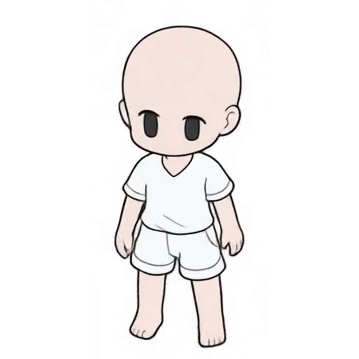
#> input picture art_source/characters_v5/male_base/front.png, 359 x 359 px
$ python -i mpuppet.py   (imports and definitions only)
#> lines starting #> are read from the running program, lines starting #| are printed output that depends on the picture; after the words box and inside, x2 and y2 are one past the last pixel; in counts of white or black regions, pixels touching at a corner belong together
#> further down, picture is the input picture: PIL image 359x359 RGB; mean R, G, B 245.8, 243.5, 243
# -*- coding: utf-8 -*-
"""怪物的 2D 紙偶圖集：四張視圖直接當方向圖，動作用整張圖的傾斜、浮動、壓縮做，和 mstatic.py 同一套動作設計。
用系統的 python 跑，要有 Pillow。不轉 3D，臉和線條就是視圖上畫的。

視圖：front、left、back、right 四張，白底；s 用 front、w 用 left、n 用 back，sw 和 nw 拿 front 和 back 略縮一點寬度，
e、ne、se 由引擎鏡射。四張的大小照 front 的高度統一縮到 data/monsters.json 的 art.height。

用法：
  python art_pipeline/monsters_v2/mpuppet.py <怪物代號> <視圖資料夾> [--candidate]
輸出到 assets/generated/sprites/monsters/<art.sheet>/，和 mbuild.py 的格式一樣。
"""

import argparse
import json
import math
import os
import sys

import numpy as np
from PIL import Image, ImageFilter

HERE = os.path.dirname(os.path.abspath(__file__))
sys.path.insert(0, os.path.join(HERE, ".."))
sys.path.insert(0, os.path.join(HERE, "..", "characters_v5"))
from common import sheet_output  # noqa: E402
import aether_sheet  # noqa: E402
import mswing  # noqa: E402

PROJECT_ROOT = os.path.abspath(os.path.join(HERE, "..", ".."))
SHIP_ROOT = os.path.join(PROJECT_ROOT, "assets", "generated", "sprites", "monsters")
CANDIDATE_ROOT = os.path.join(PROJECT_ROOT, "assets", "generated", "sprites", "placeholder", "monsters")
DIRECTIONS = ["s", "sw", "w", "nw", "n"]
# 每個方向用哪張視圖、寬度縮多少、面向在畫面上的方向（x 往右、y 往下）
VIEW_OF = {"s": ("front", 1.0, (0.0, 1.0)), "sw": ("front", 0.9, (-0.7, 0.7)), "w": ("left", 1.0, (-1.0, 0.0)),
           "nw": ("back", 0.9, (-0.7, -0.7)), "n": ("back", 1.0, (0.0, -1.0))}
ACTIONS = [
    dict(name="idle", frames=4, fps=6, loop=True),
    dict(name="walk", frames=8, fps=12, loop=True),
    dict(name="attack", frames=6, fps=12, loop=False, hit_frame=3),
    dict(name="hit", frames=3, fps=12, loop=False),
    dict(name="die", frames=6, fps=10, loop=False),
]
# 大隻的怪畫格大，135 格會超過 vram_report.gd 的 SHEET_PIXEL_CEILING，改用少幾格的動作表
SHEET_PIXEL_CEILING = 12582912
COMPACT_ACTIONS = [
    dict(name="idle", frames=4, fps=6, loop=True),
    dict(name="walk", frames=6, fps=12, loop=True),
    dict(name="attack", frames=6, fps=12, loop=False, hit_frame=3),
    dict(name="hit", frames=2, fps=12, loop=False),
    dict(name="die", frames=5, fps=10, loop=False),
]
# 走路的樣子由 data/monsters.json 的 art.motion 決定：hop 是彈跳，waddle 是左右搖著走，stomp 是重踏；沒寫就是 hop
MOTION_STYLES = ("hop", "waddle", "stomp")
WORK_SCALE = 2
BOTTOM_MARGIN_PX = 14
# ── 部位：耳朵、角、葉子這些突出的東西自己會動 ──────────────────────────
# 整隻的剪影做一次開運算，比這個半徑細的東西就是突出的部位；半徑是身高的比例
APPENDAGE_OPEN_RATIO = 0.12
# 部位至少要占整隻面積的這個比例，碎屑不算
APPENDAGE_MIN_AREA = 0.003
APPENDAGE_MAX_COUNT = 6
# 部位往身體多拿幾個像素，轉的時候接縫才不會露出來
APPENDAGE_OVERLAP_PX = 3
# 甩動是真的物理：每個部位是一根繞接點轉的擺，接點跟著身體走，身體加速部位就往反方向甩，
# 靠彈簧回到原本的方向、靠阻尼停下來。自然頻率和阻尼比照耳朵、葉子這類軟的東西，
# 參考 Nystrom 的擺錘公式和動畫十二法則的 follow-through：
# 角加速度 = -切向加速度 / 擺長 - ω² × 偏角 - 2ζω × 角速度
# 頻率是擺長等於身高 15% 時的值；擺越短越硬、擺幅越小，ω² 和擺長成反比，和真的擺一樣
APPENDAGE_HZ = 2.8
APPENDAGE_REFERENCE_LEVER = 0.15
APPENDAGE_DAMPING = 0.28
APPENDAGE_MAX_DEG = 35.0
# 模擬的時間步和週期動作先跑幾圈讓擺進入穩態
APPENDAGE_DT = 1.0 / 240.0
APPENDAGE_WARMUP_CYCLES = 3
# 動作曲線是一段一段接的，接點處速度會跳，直接差分出來的加速度是無限大的脈衝，擺會被打到極限來回翻。
# 接點的路徑先用這麼多秒的高斯核抹平再差分，肌肉和肉墊本來就吸掉這種瞬間
APPENDAGE_SMOOTH_S = 0.035


def _wave(t, offset=0.0):
    return math.sin((t + offset) * math.tau)


# [85 lines left out: functions _walk, motion, not called in this run]


def _components(mask):
    """四鄰連通元件，回傳 (標籤陣列, 個數)；有 scipy 用 scipy，沒有就自己掃"""
    try:
        from scipy import ndimage
        labels, count = ndimage.label(mask)
        return labels, int(count)
    except ImportError:
        pass
    labels = np.zeros(mask.shape, dtype=np.int32)
    count = 0
    height, width = mask.shape
    for sy, sx in zip(*np.nonzero(mask)):
        if labels[sy, sx]:
            continue
        count += 1
        stack = [(sy, sx)]
        labels[sy, sx] = count
        while stack:
            y, x = stack.pop()
            for ny, nx in ((y - 1, x), (y + 1, x), (y, x - 1), (y, x + 1)):
                if 0 <= ny < height and 0 <= nx < width and mask[ny, nx] and not labels[ny, nx]:
                    labels[ny, nx] = count
                    stack.append((ny, nx))
    return labels, count


# [146 lines left out: functions split_parts, _pivot_world, simulate_parts, assemble, not called in this run]


def _grow(mask, pixels):
    if pixels <= 0:
        return mask
    image = Image.fromarray((mask * 255).astype(np.uint8))
    return np.asarray(image.filter(ImageFilter.MaxFilter(2 * pixels + 1))) > 0


# [8 lines left out: function load_view, not called in this run]


# 白底 jpg 的去背：背景是 250 上下的白，壓縮雜訊讓它在 238 到 255 之間跳
BACKGROUND_MIN = 236
BACKGROUND_SPREAD = 14
# 描邊外側那圈照「墨線和白底混色」反算透明度和顏色，墨線的亮度取這個值；比它暗的整個不透明
INK_LUMA = 60.0
PAPER_LUMA = 250.0
EDGE_RING_PX = 4
# 被圍起來的白色區塊多大、多白才算背景
ENCLOSED_MIN_AREA = 40
ENCLOSED_MIN_WHITE = 242.0


def cut_on_white(image):
    """五方向圖是白底 jpg，沒有透明。從四邊往內淹水找背景，背景旁邊那一圈照混色公式把白反算掉：
    看到的顏色 = 墨色 × α + 白 × (1 - α)，所以 α = (白 - 亮度) / (白 - 墨)、墨色 = (看到的 - 白 × (1 - α)) / α。
    這樣描邊外面不會留一圈半透明的白或灰，aether_sheet.cut 是把那圈直接調淡，顏色還是灰的"""
    rgb = np.asarray(image.convert("RGB")).astype(np.float64)
    light = (rgb.min(2) >= BACKGROUND_MIN) & (rgb.max(2) - rgb.min(2) <= BACKGROUND_SPREAD)
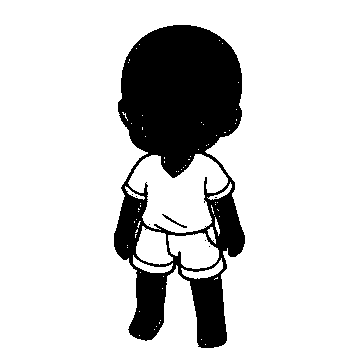
#> light: shape (359, 359) bool; 82.7% white; 8 black regions (6 under 20 px), largest, box (x1, y1, x2, y2) and area: (114, 25, 245, 348) 22238, (162, 214, 187, 228) 58
    seeds = np.zeros(light.shape, dtype=bool)
    seeds[0, :], seeds[-1, :], seeds[:, 0], seeds[:, -1] = light[0, :], light[-1, :], light[:, 0], light[:, -1]
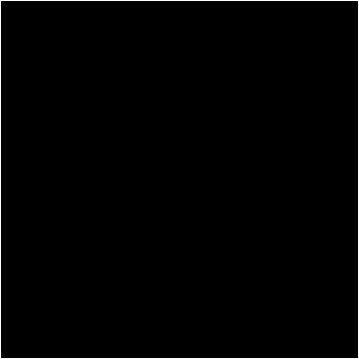
#> seeds: shape (359, 359) bool; 1.1% white in thin lines or dots
    labels, count = _components(light)
#> in _components, `labels, count = ndimage.label(mask)`:
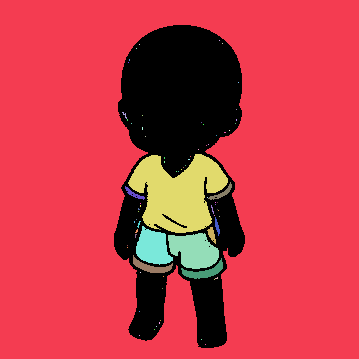
#> labels: shape (359, 359) int32; 78 distinct labels, from 0 to 77; one colour per label, 0 black
#> in _components, `labels, count = ndimage.label(mask)`: count = 77
#> count = 77
    edge_labels = set(np.unique(labels[seeds]).tolist()) - {0}
#> edge_labels = 1 item
    # 被圍起來的白也是背景：小樹苗背面帽簷、手、葉子中間夾著一塊 340 像素的白底。眼睛的反光這種白小得多，也不是紙的那種白
    keep = set(edge_labels)
#> keep = 1 item
    if count:
        areas = np.bincount(labels.ravel(), minlength=count + 1)
#> areas = 78 values, max 98423 at index 1, min 1 at index 2, mean 1652.3
        whiteness = np.bincount(labels.ravel(), weights=rgb.min(2).ravel(), minlength=count + 1) / np.maximum(areas, 1)
#> whiteness = 78 values, max 254.6 at index 1, min 188.6 at index 0, mean 240
        for label in range(1, count + 1):
            if areas[label] >= ENCLOSED_MIN_AREA and whiteness[label] >= ENCLOSED_MIN_WHITE:
                keep.add(label)
#> after the loop, keep = 10 items
    edge_labels = keep
#> edge_labels = 10 items
    background = np.isin(labels, list(edge_labels)) if edge_labels else np.zeros(light.shape, dtype=bool)
#> background: shape (359, 359) bool; 82.6% white; 8 black regions (6 under 20 px), largest, box (x1, y1, x2, y2) and area: (114, 25, 245, 348) 22364, (162, 214, 187, 228) 58
    ring = _grow(background, EDGE_RING_PX) & ~background
#> in _grow, `return np.asarray(image.filter(ImageFilter.MaxFilter(2 * pixels + 1)))..`: returned value: shape (359, 359) bool; 88% white; 5 black regions, box (x1, y1, x2, y2) and area: (122, 29, 238, 171) 11670, (195, 280, 223, 344) 1249, (134, 275, 163, 336) 1159, (118, 201, 142, 254) 706, (212, 200, 241, 251) 658
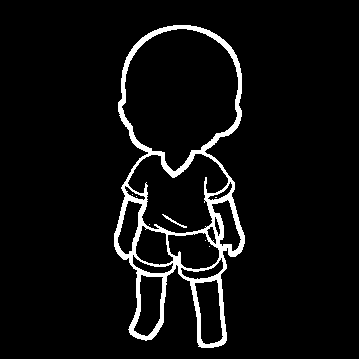
#> ring: shape (359, 359) bool; 5.4% white; 8 white regions (6 under 20 px), largest, box (x1, y1, x2, y2) and area: (114, 25, 245, 348) 6922, (162, 214, 187, 228) 58
    luma = rgb @ np.array([0.299, 0.587, 0.114])
    alpha = np.where(background, 0.0, 1.0)
    mix = np.clip((PAPER_LUMA - luma) / (PAPER_LUMA - INK_LUMA), 0.0, 1.0)
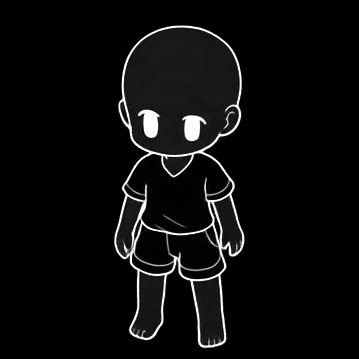
#> mix: shape (359, 359) float64; min 0, max 1, mean 0.0472
    alpha = np.where(ring, np.minimum(alpha, mix), alpha)
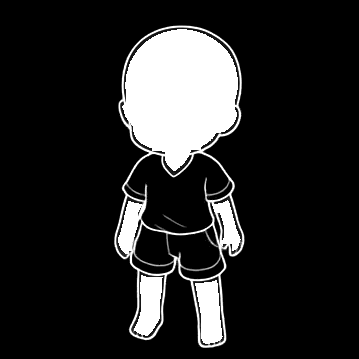
#> alpha: shape (359, 359) float64; min 0, max 1, mean 0.148
    safe = np.maximum(alpha, 1e-3)[..., None]
    unmixed = np.clip((rgb - PAPER_LUMA * (1.0 - safe)) / safe, 0.0, 255.0)
    rgb = np.where((ring & (alpha < 1.0))[..., None], unmixed, rgb)
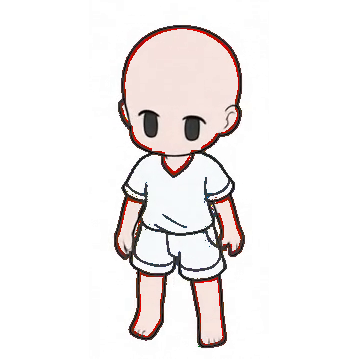
#> rgb: shape (359, 359, 3) float64; mean R, G, B 242.2, 238, 237.4
    # 太淡的就是背景的雜訊，不留
    alpha = np.where(alpha < 0.08, 0.0, alpha)
    return Image.fromarray(np.dstack([rgb, alpha * 255.0]).round().astype(np.uint8), "RGBA")
#> returned value: PIL image 359x359 RGBA


# [243 lines left out: functions view_paths, compose, main, build_swing_block, not called in this run]


# [2 lines not run here, left out]

>>> from PIL import Image
>>> picture = Image.open('../../art_source/characters_v5/male_base/front.png')
>>> result = cut_on_white(picture)

$ run again, on art_source/characters_v5/male_base/views/ne.png
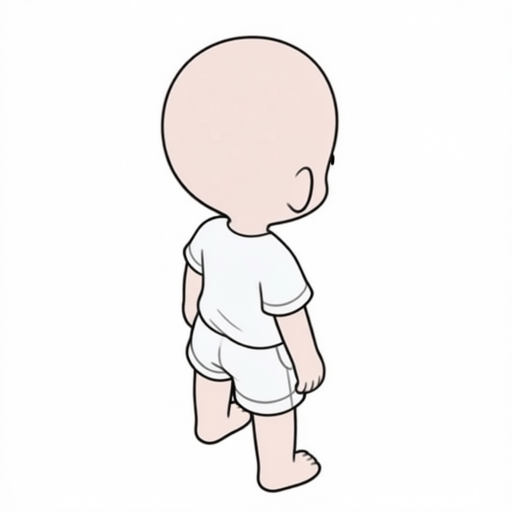
#> input picture art_source/characters_v5/male_base/views/ne.png, 1024 x 1024 px (shown at 1/2 size)
#> picture is the input picture: PIL image 1024x1024 RGB; mean R, G, B 247.1, 244.7, 244.2
#> light: shape (1024, 1024) bool; 83.9% white; 2 black regions, box (x1, y1, x2, y2) and area: (320, 70, 679, 987) 168267, (433, 617, 487, 664) 381
#> seeds: shape (1024, 1024) bool; 0.39% white in thin lines or dots
#> in _components, `labels, count = ndimage.label(mask)`:
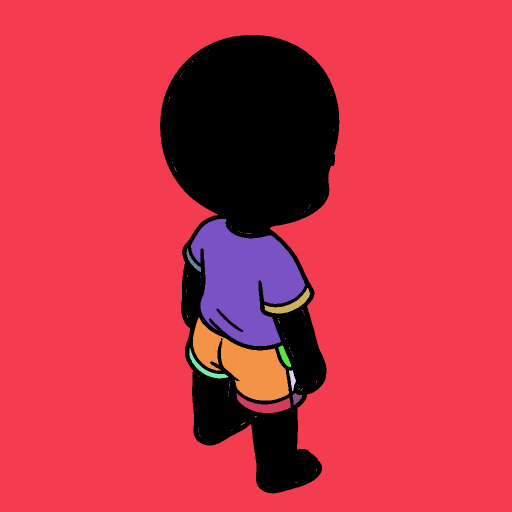
#> labels: shape (1024, 1024) int32 (shown at 1/2 size); 116 distinct labels, from 0 to 115; one colour per label, 0 black
#> in _components, `labels, count = ndimage.label(mask)`: count = 115
#> in cut_on_white, `edge_labels = set(np.unique(labels[seeds]).tolist()) - {0}`: edge_labels = 1 item
#> areas = 116 values, max 824608 at index 1, min 1 at index 2, mean 9039.4
#> whiteness = 116 values, max 253.8 at index 1, min 194.1 at index 0, mean 237.2
#> after the loop in cut_on_white, `for label in range(1, count + 1):`: keep = 10 items
#> background: shape (1024, 1024) bool; 83.9% white; 2 black regions, box (x1, y1, x2, y2) and area: (320, 70, 679, 987) 168496, (433, 617, 487, 664) 381
#> ring: shape (1024, 1024) bool; 2.4% white; 2 white regions, box (x1, y1, x2, y2) and area: (320, 70, 679, 987) 24692, (433, 617, 487, 664) 381
#> in cut_on_white, `rgb = np.where((ring & (alpha < 1.0))[..., None], unmixed, rgb)`:
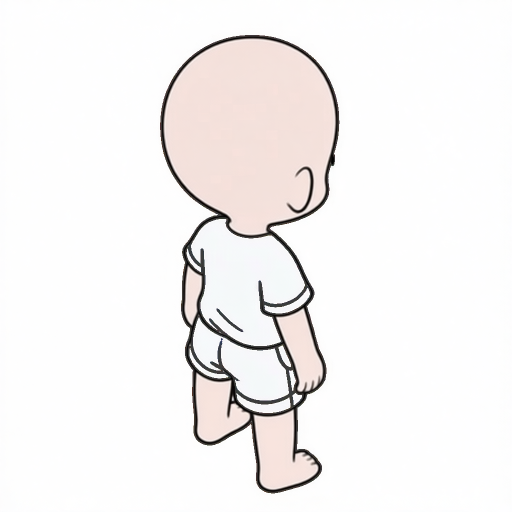
#> rgb: shape (1024, 1024, 3) float64 (shown at 1/2 size); mean R, G, B 245.5, 243.1, 242.5
